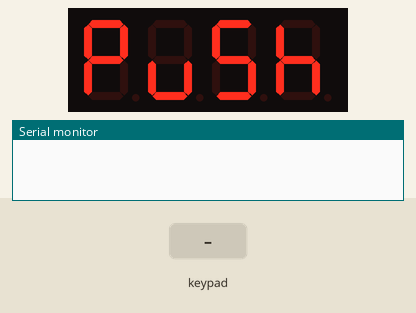
The sketch below on a simulated Arduino Uno, built with avr-gcc and run on an emulated ATmega328P. Parts: 4-digit seven-segment display, the last lines printed to the serial monitor. Inputs (shaded band) come from the test bench. Random numbers use the default seed unless the sketch sets one.

Above: at 1.2 s.
1.3 s: keypad keys 8 2 3 pressed 0.4 s apart
At 3.6 s:
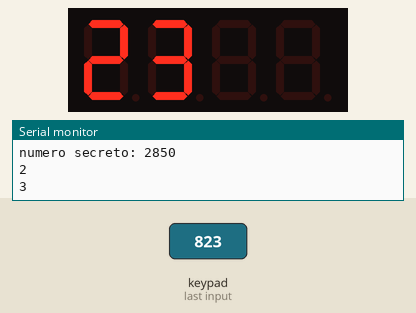
4.0 s: keypad keys 8 2 3 # pressed 0.4 s apart
At 5.4 s:
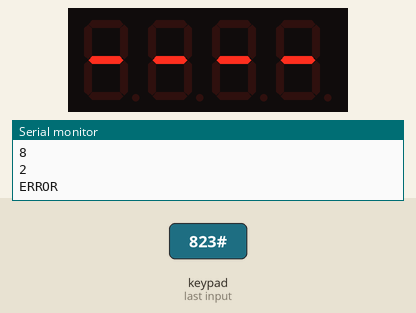
7.1 s: key '*' pressed
At 7.6 s:
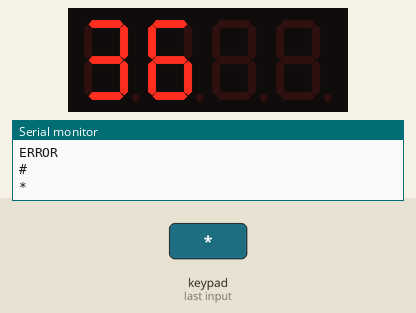
8.6 s: keypad keys 8 2 3 * pressed 0.4 s apart
At 11.0 s:
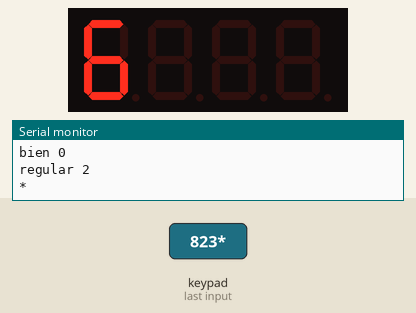
11.7 s: key '6' pressed
At 12.1 s:
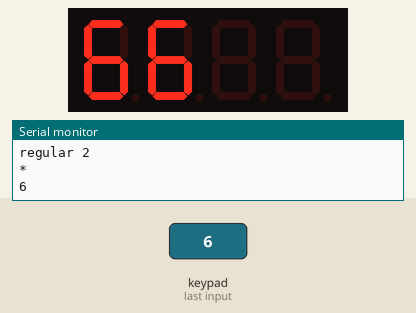
Timing chart, 0 to 14.2 s (numbered marks = the images above; inputs shaded):
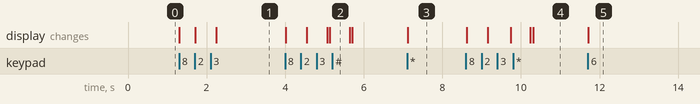

The sketch:

numeros.ino
```cpp
/* Código para manejar un teclado de 12 teclas y un display TM1637 (display de
4 dígitos compuestos por 7 LEDs cada uno)

El teclado tiene 7 pines que se conectan a los pines de entrada del arduino
Teclado 1 --> Pin 8
Teclado 2 --> Pin 2
Teclado 3 --> Pin 3
Teclado 4 --> Pin 4
Teclado 5 --> Pin 5
Teclado 6 --> Pin 6
Teclado 7 --> Pin 7
Dependiendo del teclado puede que sea necesario modificar la asiganción de pines
ya sea en el físico, o en el código.

El display se conecta:
GND --> GND
Vin --> 3.3V
CLK --> pin12
DIO --> pin13

*/


#include <stdlib.h>
#include <Keypad.h>
#include <TM1637Display.h>

char cadena[5]; // cuatro char para entrada VARIABLE GLOBAL
char numero[5]; // número que hay que adivinar
bool gano;      // variable booleana que indica si ganó


// ===================================================================================
// CONFIGURACION DEL TECLADO =========================================================
const byte ROWS = 3;
const byte COLS = 4;

/* Después de mucho esfuerzo encontré que debo darle la matriz de la siguiente manera */
char keys[ROWS][COLS] = {
  {'3','6','9','#'},
  {'2','5','8','0'},
  {'1','4','7','*'},

};

/* la salida 1 del cable hasta la salida 7, se conectaron así:
 *  1 -> 8, 2-> 2, 3-> 3 ,4 -> 4, 5-> 5 , 6-> 6, 7-> 7
 */
byte rowPins[ROWS] = {8,2,3};    //connect to the row pinouts of the keypad
byte colPins[COLS] = {7,6,5,4};  //connect to the column pinouts of the keypad

Keypad customKeypad = Keypad( makeKeymap(keys), rowPins, colPins, ROWS, COLS);


// ====================================================================================
// CONFIGURACION DEL DISPLAY ==========================================================

// Define the connections pins:
#define CLK 12
#define DIO 13

// Create display object of type TM1637Display:
TM1637Display display = TM1637Display(CLK, DIO);

// Create array that turns all segments on:
const uint8_t ochos[] = {0xff, 0xff, 0xff, 0xff};

// push: arreglo de bytes para escribir "Push" usando display.setSegments()
const uint8_t push[] = {
  SEG_A | SEG_B | SEG_G | SEG_F | SEG_E,           // P
  SEG_C | SEG_D | SEG_E,                           // u
  SEG_A | SEG_F | SEG_G | SEG_C | SEG_D,           // s
  SEG_C | SEG_G | SEG_E | SEG_F                    // h
};

// guiones: arreglo de bytes para escribir "----" usando display.setSegments()
const uint8_t guiones[] = {
  SEG_G,           // -
  SEG_G,           // -
  SEG_G,           // -
  SEG_G            // -
};

// error: arreglo de bytes para escribir "Erro" usando display.setSegments()
const uint8_t error[] = {
  SEG_A | SEG_F | SEG_G | SEG_D | SEG_E,    // E
  SEG_E | SEG_G ,                           // r
  SEG_E | SEG_G ,                           // r
  SEG_E | SEG_G |SEG_C|SEG_D                // o

};


// seg_gano: arreglo de bytes para escribir "Gano" usando display.setSegments()
const uint8_t seg_gano[] = {
  SEG_A | SEG_F | SEG_G | SEG_C | SEG_D | SEG_E,    // G
  SEG_A | SEG_B | SEG_C | SEG_G | SEG_E | SEG_F,    // a
  SEG_G | SEG_E | SEG_C ,                           // n
  SEG_G | SEG_E | SEG_C | SEG_D                     // o
};

// - - - - - - - - - - - - - - - - - - - - - - - - - - - - - - - - - - - - - - - - - - -


// =====================================================================================
// Función setup =======================================================================

void setup() {
 Serial.begin(9600);
 display.setBrightness(7);
}


// =====================================================================================
// Función loop ========================================================================

void loop() {

   // Genera el número secreto y asigna "false" a "gano".
   inicio();

   // Queda en el siguiente loop hasta que "gano" es true (verdadero).
   while( gano== false){
     getnumber();
     verifica();
   }

   // Hace un festejo
   festejo();

}


void inicio(){
   // Inicia el juego y genera el número aletorio, se guardará en "cadena" (arreglo de cuatro caracteres).
   // El primer caracter de cadena es la cifra más significativa y el cuarto la cifra de las unidades.

   unsigned long start_time, end_time;
   unsigned long duration;

   // Crear un arreglo de caracteres para los dígitos del 0 al 9
   char digitos[] = {'0', '1', '2', '3', '4', '5', '6', '7', '8', '9'};

   // Obtener el tiempo de inicio antes de presionar el botón
   start_time = millis();

   // Cartel de inicio
   display.setSegments(push);

   while(leeteclado() == 0){}
   // Obtener el tiempo de finalización después de presionar el botón
   end_time = millis();

   // Calcular la duración en segundos
   duration = end_time - start_time;

   // Modificar la semilla de la función rand() en función de la duración
   randomSeed(duration);
   int ind = 0;

   for(int ind = 0; ind<4;ind++){
     int i = random(10-ind);
     numero[ind] = digitos[i];
     // elimina número de la lista digitos.
     for(int j = 0;j<9-ind;j++){
       if(j < i){
         digitos[j] = digitos[j];
       }
       else{
         digitos[j] = digitos[j+1];
       }
     }

   }
   Serial.print("numero secreto: ");
   Serial.println(numero);
   gano = false;
}


// Función para leer numero desde el teclado y mostrarlo en el display
void getnumber(){
  // Espera que se entré un número desde el teclado. A medida que se incorporan los números son mostrados
  // en el display y alamacenados en el arreglo global "cadena". Al llegar al cuarto número finaliza la función.

  // borra el display
  display.clear();

  int i =0;
  char c;
  display.clear();
  while(i<4){
    c = customKeypad.getKey();
    if(c != 0){
      cadena[i] = c;
      Serial.println(c);
      display.showNumberDec(cadena[i]-'0',false,1,i);
      i++;
      delay(500);
    }

  }

}

void verifica(){
   // Verifica que el número guardado en "cadena" sea un número válido, en caso afirmativo obtiene el número de cifras
   // correctas ("bien") y el número de cifras desordenadas ("regular"). Si el número de cifras correctas es 4 cambia la variable
   // global "gano" de "false" a "true".

   // Primer verificación. Verifica que no hay cifras repetidas en el número introducido. Si el número
   // tiene cifras repetidas la variable "numvalido" pasa de "true" a "false".
   bool numvalido = true;
   int bien = 0;
   int regular = 0;
   for( int i=0;i<4;i++){
      for(int j=i+1;j<4;j++){
          if (numvalido && cadena[i] == cadena[j]){
              numvalido = false;
              Serial.println("ERROR");
          }
      }
   }

   // Si hubo cifras repetidas manda el cartel "error" al display.
   if(!numvalido){
        display.clear();
        display.setSegments(error);
   }
  // Si no hubo cifras repetida analiza el númro de cifras correctas ("bien") y desordenadas ("regular")
   else{
     for(int i = 0; i<4; i++){
       for(int j = 0; j<4; j++){
         if(cadena[i] ==numero[j]){
           if (i == j){++bien;}
           else {++regular;}
         }
       }
     }
   Serial.print("bien ");
   Serial.println(bien);
   Serial.print("regular ");
   Serial.println(regular);

   // Muestra el resultado en el display.
   display.clear();
   display.showNumberDec(bien,false,1,1);
   display.showNumberDec(regular,false,1,3);
   }
  // Si "bien" es 4 modfifica el valor de la variable "gano": "gano" -> true
  if (bien == 4){
    gano = true;
  }


  // Esperamos a que se apriete alguna tecla para continuar.
  while(customKeypad.getKey() == 0){}
  display.setSegments(guiones);

  delay(500);

}

void festejo(){
  while(customKeypad.getKey()!='*'){
   display.clear();
   delay(500);
   display.setSegments(seg_gano);
   delay(500);
  }

}

// Función leeteclado devuelve la tecla que está oprimida cada vez que se la llama.
// Devuelve 0 (Null) si no hay tecla oprimida.
char leeteclado(){
return customKeypad.getKey();
}
```

Measured:
- after the input at 1.3 s, the display: first changes at once (image 1 shows a later state)
- after the input at 4.0 s, the display: first changes at once (image 2 shows a later state)
- after the input at 7.1 s, the display: changes at once (image 3)
- after the input at 8.6 s, the display: first changes at once (image 4 shows a later state)
- after the input at 11.7 s, the display: changes at once (image 5)
